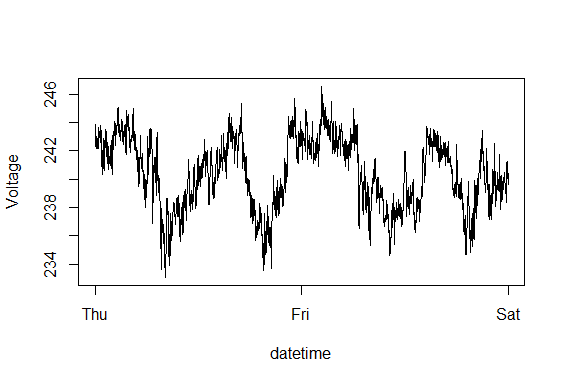

The script that drew this image:
## Plot (1, 2) ----
# line chart of voltage vs. time
par(col="black")
plot(x = d$DateTime, y = d$Voltage, type = "l", 
     ylab = "Voltage",
     xlab = "datetime")
